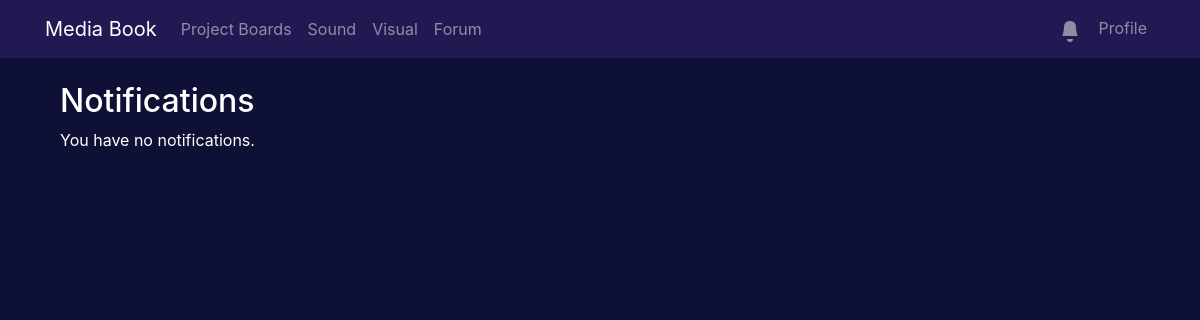
Before: /forum/notifications/ (signed in) with the older database file.
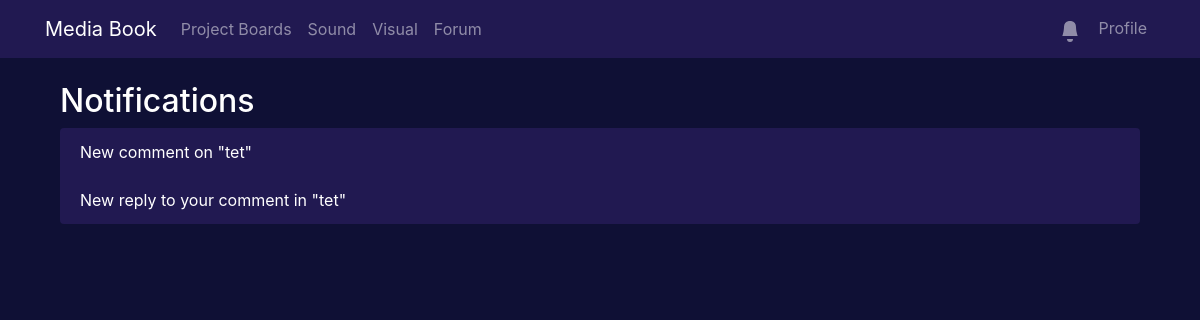
After: the same page with the newer database file.
### Forum/models.py (models this page shows, shortened)
class Notification(models.Model):
    LIKE = 1
    COMMENT = 2
    REPLY = 3
    NOTIFICATION_TYPES = (
        (LIKE, 'Like'),
        (COMMENT, 'Comment'),
        (REPLY, 'Reply'),
    )
    notification_type = models.PositiveSmallIntegerField(choices=NOTIFICATION_TYPES)
    to_user = models.ForeignKey(User, related_name='notifications', on_delete=models.CASCADE)
    from_user = models.ForeignKey(User, on_delete=models.CASCADE, null=True, blank=True)
    thread = models.ForeignKey('Thread', on_delete=models.CASCADE, related_name='notifications', null=True, blank=True)
    comment = models.ForeignKey('Comment', on_delete=models.CASCADE, related_name='+', null=True, blank=True)
    date = models.DateTimeField(auto_now_add=True)
    is_read = models.BooleanField(default=False)

class Thread(models.Model):
    page = models.ForeignKey(Page, on_delete=models.CASCADE)
    title = models.CharField(max_length=200)
    original_poster = models.ForeignKey(User, on_delete=models.CASCADE, null=True, blank=True, related_name='created_threads')
    subscribers = models.ManyToManyField(User, related_name='subscribed_threads', blank=True)
    created_at = models.DateTimeField(auto_now_add=True)

### Forum/views.py (the view)
# urls.py: path('notifications/', views.notifications_page, name='notifications'),
@login_required
def notifications_page(request):
    user_notifications_list = request.user.notifications.all().order_by('-date')
    paginator = Paginator(user_notifications_list, 20)  # Show 20 notifications per page
    user_notifications_list.update(is_read=True)
    page_number = request.GET.get('page')
    user_notifications = paginator.get_page(page_number)
    return render(request, 'notifications_page.html', {'notifications': user_notifications})

### Forum/context_processors.py (called while the page is built)
def notifications(request):
    if request.user.is_authenticated:
        return {
            'global_notifications': Notification.objects.filter(to_user=request.user, is_read=False).order_by('-date')
        }
    return {}

### Forum/templates/notifications_page.html (shortened to what this page needs)
{% extends 'base.html' %}
{% block content %}
<div class="container mt-4">
    <h2>Notifications</h2>
    {% if notifications %}
        <ul class="list-group">
            {% for notification in notifications %}
            <li class="list-group-item">
                {% if notification.notification_type == notification.COMMENT %}
                    <a href="{% url 'thread_detail_comment' notification.thread.id notification.comment.id %}">
                        New comment on "{{ notification.thread.title }}"
                    </a>
                {% elif notification.notification_type == notification.REPLY %}
                    <a href="{% url 'thread_detail_comment' notification.thread.id notification.comment.id %}">
                        New reply to your comment in "{{ notification.thread.title }}"
                    </a>
                {% else %}
                    <a href="{% url 'thread_detail_comment' notification.thread.id notification.comment.id%}">
                        New like on your comment in "{{ notification.thread.title }}"
                    </a>
                {% endif %}
            </li>
        {% endfor %}
        </ul>
    {% else %}
        <p>You have no notifications.</p>
    {% endif %}
</div>
{% endblock %}

Changed rows visible on the page:
added Notification: thread "tet"
added Notification: thread "tet"
Other visible differences:
text no longer shown: "You have no notifications."
